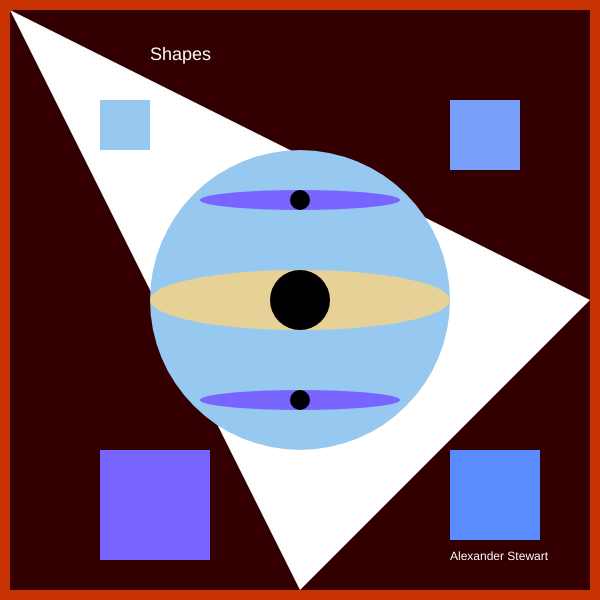
Frame 1 (no input)
Frame 60 (no input): identical to frame 1, image omitted
Frame 120 (the mouse pressed at the canvas centre since frame 60): identical to frame 1, image omitted

The p5.js sketch that drew this single still picture (run headless with seeded random() and noise() and a simulated clock; from frame 60 on, the mouse is pressed at the canvas centre):

// p5.js sketch
// ── sketch.js
function setup()
{
    createCanvas(600,600);
}

function draw()
{
    background(50,0,0);
    noStroke();
    fill(200,50,0);
    rect(0,0,600,10);
    rect(0,0,10,600);
    rect(0,590,600,10);
    rect(590,0,10,600);

    fill(255);
    triangle(10,10,590,300,300,590);

    fill(255);
    textSize(12);
    text('Alexander Stewart', 450,560);
    textSize(18);
    text('Shapes', 150,60);

    fill(150,200,240);
    circle(300,300,300);

    fill(150,200,240);
    square(100,100,50);

    fill(120,160,250);
    square(450,100,70);

    fill(90,140,255);
    square(450,450,90);

    fill(120,100,255);
    square(100,450,110);
    ellipse(300,200,200,20);
    ellipse(300,400,200,20);

    fill(230,210,150);
    ellipse(300,300,300,60);

    fill(0);
    circle(300,300,60);
    circle(300,200,20);
    circle(300,400,20);
}
